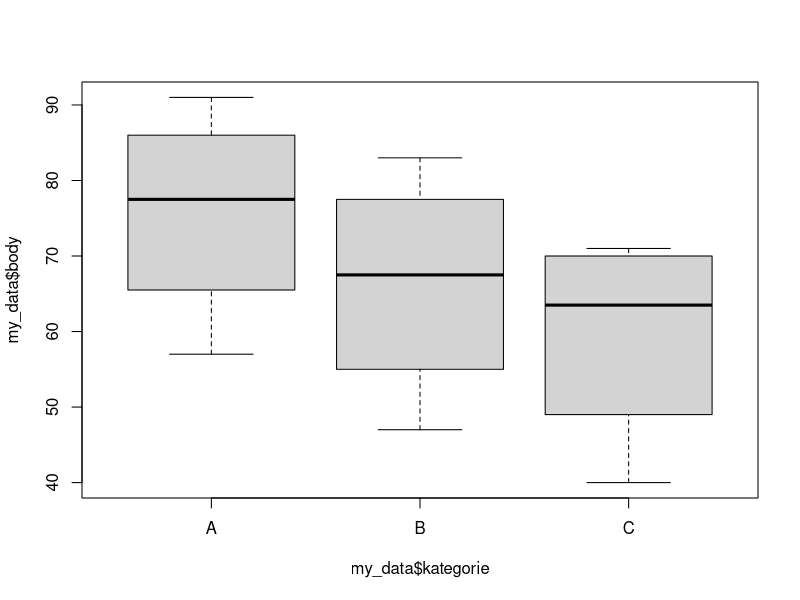

Write R code to recreate this figure.
# Analýza rozptylu
my_data <- 
  data.frame(
    kategorie = c("A", "A", "A", "A", "B", "B", "B", "B", "C", "C", "C", "C"),
    body = c(91, 81, 74, 57, 83, 72, 63, 47, 71, 69, 58, 40)
  )

boxplot(my_data$body ~ my_data$kategorie)

celkovy_prumer<-mean(my_data$body)
prumer_A <-mean(my_data$body[my_data$kategorie=="A"])
## ANOVA
aov(formula = body ~ kategorie, data = my_data)
aov(formula = my_data$body ~ my_data$kategorie)
### Sum of squares[1] -> meziskupinový rozptyl
### Sum of squares[2] -> vnitroskupinový rozptyl
qf(p = 0.95, df1 = 2, df2 = 9)
(533.1667/2)/(1914.5000/9)
### Poměr determinace
533.1667/(533.1667+1914.5000)
